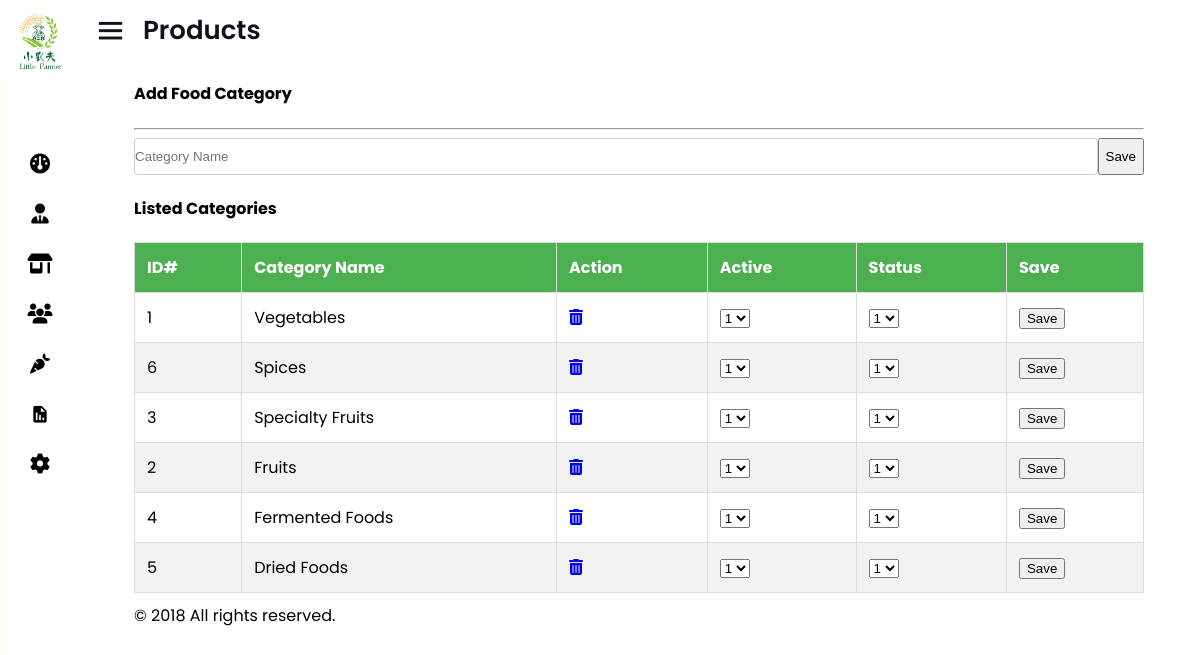
/seller/admin/category_inspection.php (signed in), run on an earlier commit of the app's database.
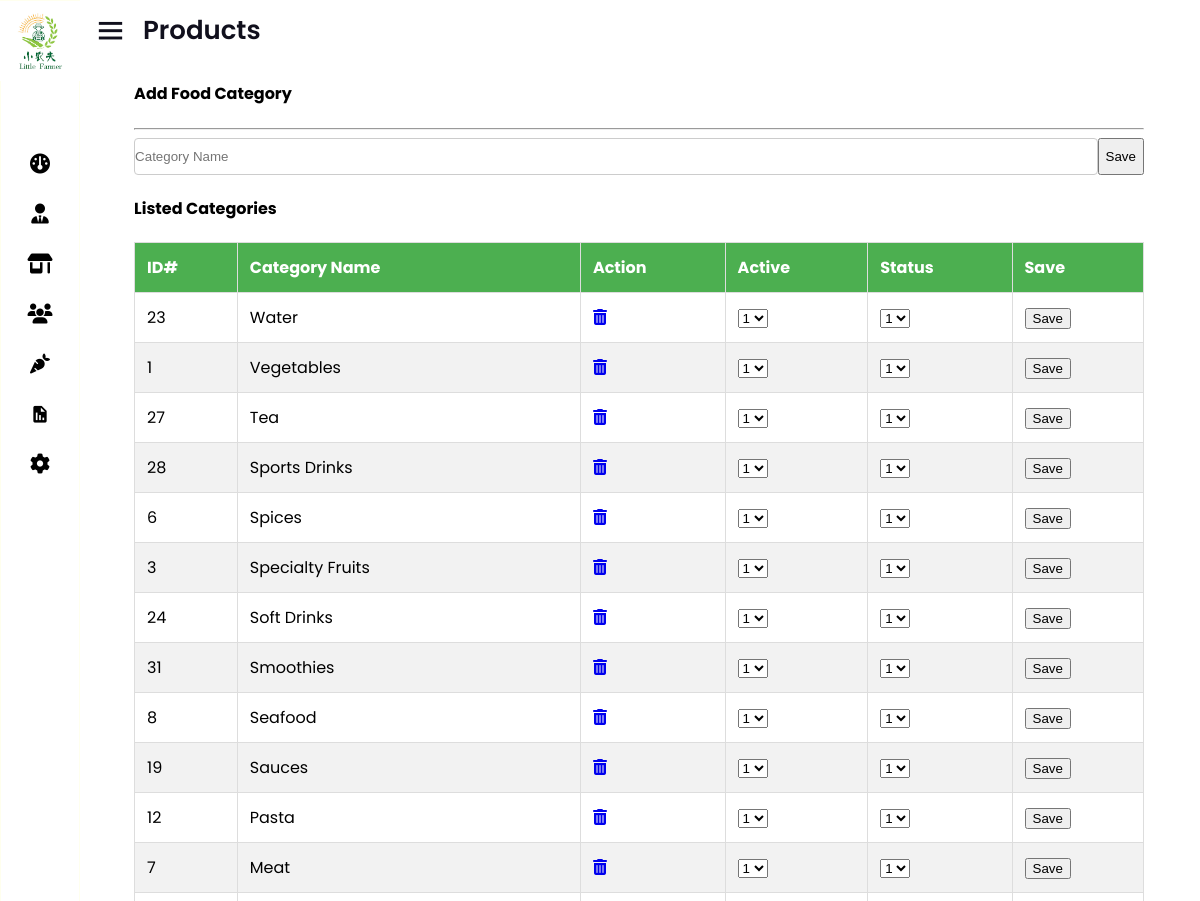
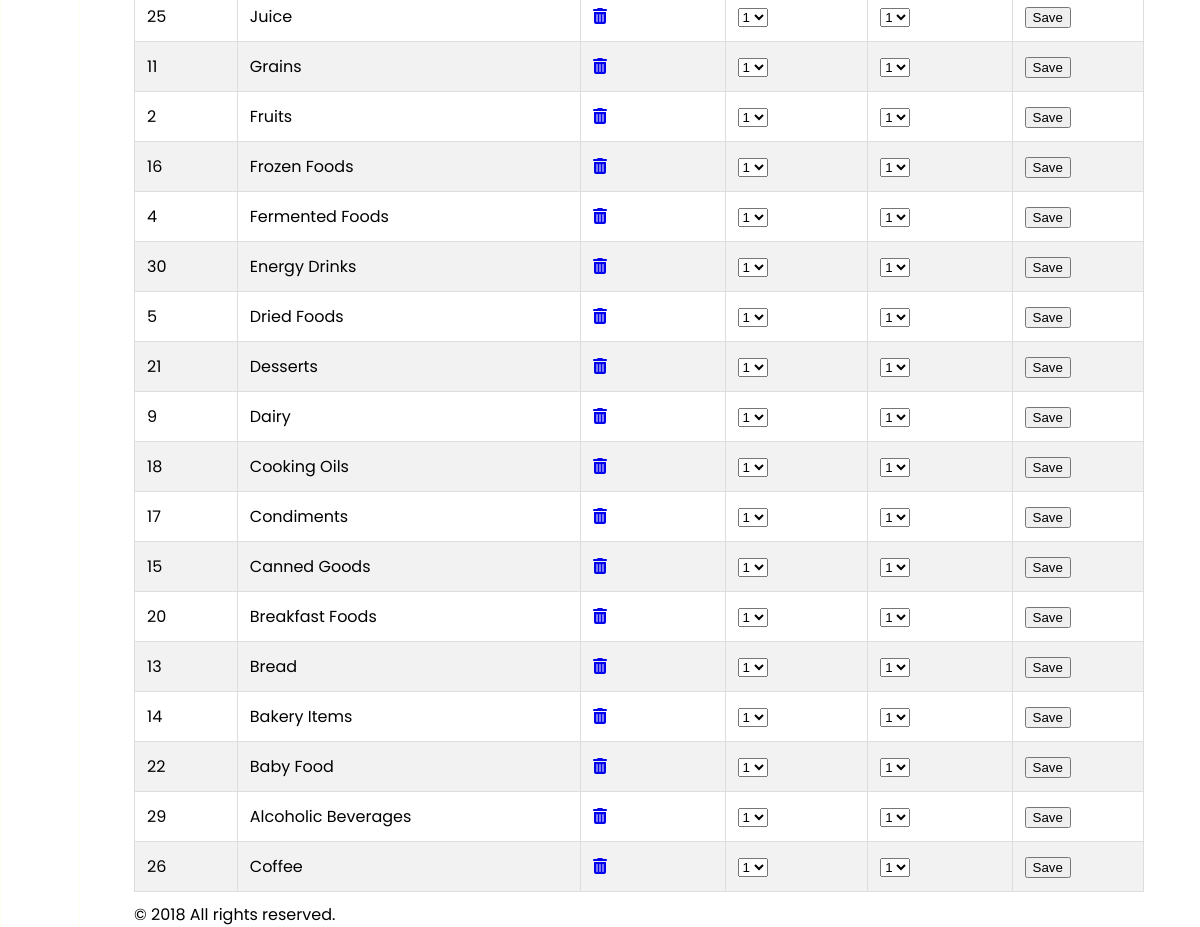
And on a later commit of the database (2 pictures, top to bottom).
### tables this page shows
CREATE TABLE `categories` (
  `categories_id` int(11) NOT NULL,
  `categories_name` varchar(255) NOT NULL,
  `categories_active` int(11) NOT NULL DEFAULT 0,
  `categories_status` int(11) NOT NULL DEFAULT 0
);

### seller/admin/category_inspection.php (the view, shortened to what this page needs)
<!DOCTYPE html>
<html lang="en" dir="ltr">
  <head>
    <link rel="stylesheet" href="style.css">
	<link rel="stylesheet" href="https://cdnjs.cloudflare.com/ajax/libs/font-awesome/4.7.0/css/font-awesome.min.css">
    <link href='https://unpkg.com/boxicons@2.0.7/css/boxicons.min.css' rel='stylesheet'>
   </head>
<body>
  <div class="sidebar close">
    <?php include "sidebar.php"; ?>
  </div>
  <section class="home-section">
    <div class="home-content">
      <i class='bx bx-menu' ></i>
      <span class="text">Products</span>
    </div>
	<div class="empMainCon">
          <?php
                    include("./../connection/connect.php");
                    if(isset($_SESSION["adm_co"]) && ($_SESSION["adm_co"] == "SUPA"))
                    {
?>
    <div id="main-wrapper">
            <div class="container-fluid">
				<div class="row">
                    <div class="container-fluid">
<div class="col-lg-12">
    <div class="card card-outline-primary">
        <div class="card-header">
            <h4 class="m-b-0 text-white">Add Food Category</h4>
        </div>
        <div class="card-body">
            <form action="<?php echo htmlspecialchars($_SERVER["PHP_SELF"]); ?>" method="post">
                <div class="form-body">
                    <hr>
                    <div class="row p-t-20">
                        <div class="col-md-12">
                            <div class="form-group">
                                <input type="text" name="c_name" class="form-control" placeholder="Category Name">
                                <input type="submit" name="submit" class="btn btn-success" value="Save">
                            </div>
                        </div>
                    </div>
                </div>
            </form>
        </div>
    </div>
</div>
                    </div>
					<div class="col-12">
                        <div class="card">
                            <div class="card-body">
                                <h4 class="card-title">Listed Categories</h4>
                                <div class="table-responsive m-t-40">
                                    <table id="myTable" class="table table-bordered table-striped">
                                        <thead>
                                            <tr>
                                                <th>ID#</th>
                                                <th>Category Name</th>
												<th>Action</th>
                                                <th>Active</th>
                                                <th>Status</th>
                                                <th>Save</th>
                                            </tr>
                                        </thead>
                                        <tbody>
                                        <?php
$sql = "SELECT * FROM categories ORDER BY categories_name DESC";
$query = mysqli_query($db, $sql);
if (!mysqli_num_rows($query) > 0) {
    echo '<td colspan="7"><center>No Categories-Data!</center></td>';
} else {
    while ($rows = mysqli_fetch_array($query)) {
        echo '<tr>';
        echo '<td>' . $rows['categories_id'] . '</td>';
        echo '<td>' . $rows['categories_name'] . '</td>';
        echo '<td>
                  <a href="#" class="btn btn-danger btn-flat btn-addon btn-xs m-b-10 delete-category" data-category-id="' . $rows['categories_id'] . '">
                      <i class="fa fa-trash-o" style="font-size:16px"></i>
                  </a>
              </td>';
        echo '<td>
                  <select name="categories_active">';
        echo '<option value="1"';
        if ($rows['categories_active'] == 1) {
            echo ' selected';
        }
        echo '>1</option>';
        echo '</select>
              </td>';
        echo '<td>
                  <select name="categories_status">';
        echo '<option value="1"';
        if ($rows['categories_status'] == 1) {
            echo ' selected';
        }
        echo '>1</option>';
        echo '</select>
              </td>';
        echo '<td><button class="btn btn-success save-category" data-category-id="' . $rows['categories_id'] . '">Save</button></td>';
        echo '</tr>';
    }
}
?>
                                        </tbody>
                                    </table>
                                </div>
                            </div>
                        </div>
					</div>
            </div>
            <footer class="footer"> © 2018 All rights reserved. </footer>
    </div>
<?php
}
?>
</body>
</html>

What changed in the data, as far as the page shows it:
added categories: categories_id "23", categories_name "Water", categories_active "1", categories_status "1"
added categories: categories_id "27", categories_name "Tea", categories_active "1", categories_status "1"
added categories: categories_id "28", categories_name "Sports Drinks", categories_active "1", categories_status "1"
added categories: categories_id "24", categories_name "Soft Drinks", categories_active "1", categories_status "1"
added categories: categories_id "31", categories_name "Smoothies", categories_active "1", categories_status "1"
added categories: categories_id "8", categories_name "Seafood", categories_active "1", categories_status "1"
added categories: categories_id "19", categories_name "Sauces", categories_active "1", categories_status "1"
added categories: categories_id "12", categories_name "Pasta", categories_active "1", categories_status "1"
added categories: categories_id "7", categories_name "Meat", categories_active "1", categories_status "1"
added categories: categories_id "25", categories_name "Juice", categories_active "1", categories_status "1"
added categories: categories_id "11", categories_name "Grains", categories_active "1", categories_status "1"
added categories: categories_id "16", categories_name "Frozen Foods", categories_active "1", categories_status "1"
added categories: categories_id "30", categories_name "Energy Drinks", categories_active "1", categories_status "1"
added categories: categories_id "21", categories_name "Desserts", categories_active "1", categories_status "1"
added categories: categories_id "9", categories_name "Dairy", categories_active "1", categories_status "1"
added categories: categories_id "18", categories_name "Cooking Oils", categories_active "1", categories_status "1"
added categories: categories_id "17", categories_name "Condiments", categories_active "1", categories_status "1"
added categories: categories_id "15", categories_name "Canned Goods", categories_active "1", categories_status "1"
added categories: categories_id "20", categories_name "Breakfast Foods", categories_active "1", categories_status "1"
added categories: categories_id "13", categories_name "Bread", categories_active "1", categories_status "1"
added categories: categories_id "14", categories_name "Bakery Items", categories_active "1", categories_status "1"
added categories: categories_id "22", categories_name "Baby Food", categories_active "1", categories_status "1"
added categories: categories_id "29", categories_name "Alcoholic Beverages", categories_active "1", categories_status "1"
added categories: categories_id "26", categories_name "Coffee", categories_active "1", categories_status "1"
